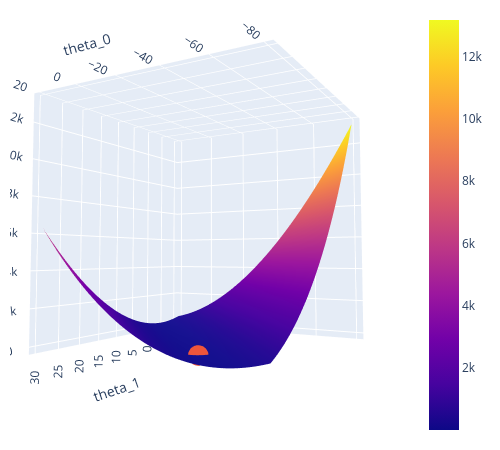

The notebook cell saved with this chart:
### Markdown cell above
Computes 3D loss surface. As a reminder, the average loss for the SLR model is

$$
\Large
\hat{R}(\theta_0, \theta_1) = \frac{1}{n}\sum_{i=1}^n (y_i - (\theta_0 + \theta_1x))^2
$$

### Code cell
# Just run this cell
import itertools
import plotly.graph_objects as go

def mse_linear(theta_0, theta_1, data_linear):
    data_x, data_y = data_linear.iloc[:,0], data_linear.iloc[:,1]
    return np.mean(np.array([(y - (theta_0+theta_1*x)) ** 2 for x, y in zip(data_x, data_y)]), axis=0)

theta_0_values = np.linspace(-80, 20, 80)
theta_1_values = np.linspace(-10,30, 80)
mse_values = [mse_linear(theta_0, theta_1, data_linear) \
              for theta_0, theta_1 in itertools.product(theta_0_values, theta_1_values)]
mse_values = np.reshape(mse_values, (len(theta_0_values), len(theta_1_values)), order='F')

# Optimal point
data_x, data_y = data_linear.iloc[:,0], data_linear.iloc[:,1]
theta_1_hat = np.corrcoef(data_x, data_y)[0, 1] * np.std(data_y) / np.std(data_x)
theta_0_hat = np.mean(data_y) - theta_1_hat * np.mean(data_x)
fig_lin = go.Figure(data=[go.Surface(x=theta_0_values, y=theta_1_values, z=mse_values,name='z=MSE')])
fig_lin.add_trace(go.Scatter3d(x=[theta_0_hat], y=[theta_1_hat], \
                               z=[mse_linear(theta_0_hat, theta_1_hat, data_linear)],\
                               mode='markers', marker=dict(size=12),name='theta hat'))

fig_lin.update_layout(
    autosize=False,
    scene = dict(
                    xaxis_title='theta_0',
                    yaxis_title='theta_1',
                    zaxis_title='z=MSE'),
                    width=500,
                    margin=dict(r=20, b=10, l=10, t=10))

fig_lin.show()

### Figure 1 — Plotly figure (JSON) as saved in the notebook; plotly's stock layout.template omitted (floating-point values rounded to 4 significant figures; data arrays with more than 128 entries replaced by an {"elided": "..."} marker saying what was removed)
{"data": [{"name": "z=MSE", "type": "surface", "x": [-80, -78.73, -77.47, -76.2, -74.94, -73.67, -72.41, -71.14, -69.87, -68.61, -67.34, -66.08, -64.81, -63.54, -62.28, -61.01, -59.75, -58.48, -57.22, -55.95, -54.68, -53.42, -52.15, -50.89, -49.62, -48.35, -47.09, -45.82, -44.56, -43.29, -42.03, -40.76, -39.49, -38.23, -36.96, -35.7, -34.43, -33.16, -31.9, -30.63, -29.37, -28.1, -26.84, -25.57, -24.3, -23.04, -21.77, -20.51, -19.24, -17.97, -16.71, -15.44, -14.18, -12.91, -11.65, -10.38, -9.114, -7.848, -6.582, -5.316, -4.051, -2.785, -1.519, -0.2532, 1.013, 2.278, 3.544, 4.81, 6.076, 7.342, 8.608, 9.873, 11.14, 12.41, 13.67, 14.94, 16.2, 17.47, 18.73, 20], "y": [-10, -9.494, -8.987, -8.481, -7.975, -7.468, -6.962, -6.456, -5.949, -5.443, -4.937, -4.43, -3.924, -3.418, -2.911, -2.405, -1.899, -1.392, -0.8861, -0.3797, 0.1266, 0.6329, 1.139, 1.646, 2.152, 2.658, 3.165, 3.671, 4.177, 4.684, 5.19, 5.696, 6.203, 6.709, 7.215, 7.722, 8.228, 8.734, 9.241, 9.747, 10.25, 10.76, 11.27, 11.77, 12.28, 12.78, 13.29, 13.8, 14.3, 14.81, 15.32, 15.82, 16.33, 16.84, 17.34, 17.85, 18.35, 18.86, 19.37, 19.87, 20.38, 20.89, 21.39, 21.9, 22.41, 22.91, 23.42, 23.92, 24.43, 24.94, 25.44, 25.95, 26.46, 26.96, 27.47, 27.97, 28.48, 28.99, 29.49, 30], "z": {"elided": "80x80 float values"}}, {"marker": {"size": 12}, "mode": "markers", "name": "theta hat", "type": "scatter3d", "x": [-44.57], "y": [23.77], "z": [18.59]}], "layout": {"autosize": false, "height": 450, "margin": {"b": 10, "l": 10, "r": 20, "t": 10}, "scene": {"aspectmode": "auto", "aspectratio": {"x": 1, "y": 1, "z": 1}, "camera": {"center": {"x": 0, "y": 0, "z": 0}, "eye": {"x": -1.079, "y": 1.873, "z": -0.1313}, "projection": {"type": "perspective"}, "up": {"x": 0, "y": 0, "z": 1}}, "xaxis": {"title": {"text": "theta_0"}, "type": "linear"}, "yaxis": {"title": {"text": "theta_1"}, "type": "linear"}, "zaxis": {"title": {"text": "z=MSE"}, "type": "linear"}}, "width": 500}}
